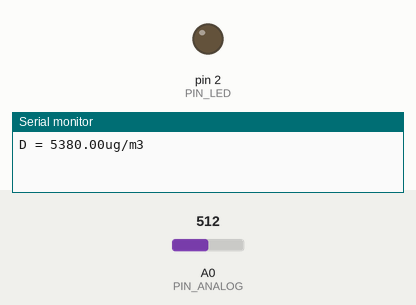
Bench run of a sketch on a simulated Arduino Uno, built with avr-gcc and run on an emulated ATmega328P. On the bench: output pins drawn as LEDs (lit = HIGH), the last lines printed to the serial monitor. The inputs (shaded band) are chosen by the test bench; at power-on: A0 (PIN_ANALOG) = 512.

Above: at 1.2 s.
1.3 s: A0 (PIN_ANALOG) set to 13
2.8 s: A0 (PIN_ANALOG) set to 10
At 3.8 s:
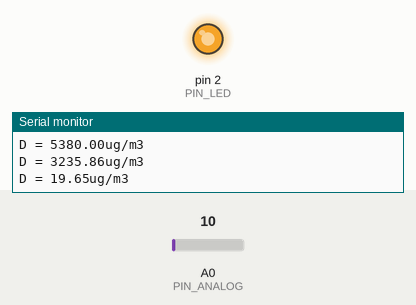
4.5 s: A0 (PIN_ANALOG) set to 122
At 5.3 s:
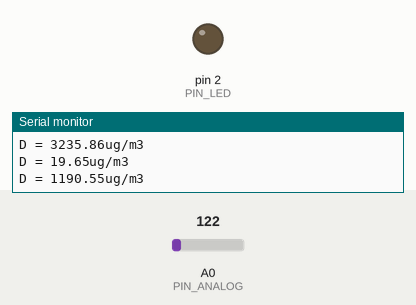
6.1 s: A0 (PIN_ANALOG) set to 0
At 7.4 s:
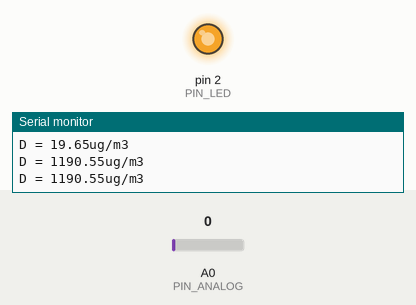
Timing chart, 0 to 9.0 s (numbered marks = the images above; inputs shaded):
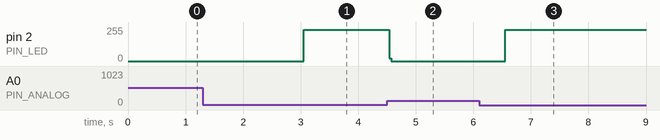

The sketch:

sharp-dust-sensor.ino
```cpp
#define MIN_VOLTAGE     600 // mv - próg dolnego zakresu napięcia dla braku pyłu
#define VREF           5000 // mv - napięcie referencyjne komparatora
#define PIN_LED           2 // numer pinu ILED
#define PIN_ANALOG        0 // numer pinu AOUT
#define MAX_ITERS        10 // liczba pomiarow do sredniej

int ADC_VALUE; // odczytana wartosc A0
int ITER; // numer pomiaru
float VOLTAGE; // wartosc napiecia
float DUST; // wynik
float AVG_DUST; // sredni wynik

void setup(void)
{
  analogReference(INTERNAL);

  Serial.begin(9600);

  pinMode(PIN_LED, OUTPUT);
  digitalWrite(PIN_LED, LOW);
}

float computeDust()
{
  // Blyskamy IR, czekamy 280ms, odczytujemy napiecie ADC
  digitalWrite(PIN_LED, HIGH);
  delayMicroseconds(280);
  ADC_VALUE = analogRead(PIN_ANALOG);
  digitalWrite(PIN_LED, LOW);

  // Przeliczamy na mV. Calosc mnozymy przez 11, poniewaz w module
  // zastosowano dzielinik napiecia 1k/10k
  VOLTAGE = (VREF / 1024.0) * ADC_VALUE * 11;

  // Obliczamy zanieczyszczenie jesli zmierzone napiecie ponad prog

  if (VOLTAGE > MIN_VOLTAGE)
  {
    return (VOLTAGE - MIN_VOLTAGE) * 0.2;
  }

  return 0;
}

void loop(void)
{
   AVG_DUST = 0;
   ITER = 0;

   while (ITER < MAX_ITERS)
   {
     DUST = computeDust();
     // Do sredniej liczmy tylko prawidlowe pomiary
     if (DUST > 0)
     {
       AVG_DUST += DUST;
       ITER++;
       delay(50);
     }
   }

   AVG_DUST /= MAX_ITERS;

   Serial.print("D = ");
   Serial.print(AVG_DUST);
   Serial.println("ug/m3");

   delay(500);
}
```

Measured:
- the behaviour switches between 12 and 11 on A0 (PIN_ANALOG) (found by bisection; images 0 and 1)
- after the input at 2.8 s, pin 2 (PIN_LED): 0/255 → 234/255 after 0.26 s
- after the input at 4.5 s, pin 2 (PIN_LED): 234/255 → 0/255 at once
- after the input at 6.1 s, pin 2 (PIN_LED): 0/255 → 234/255 after 0.45 s
